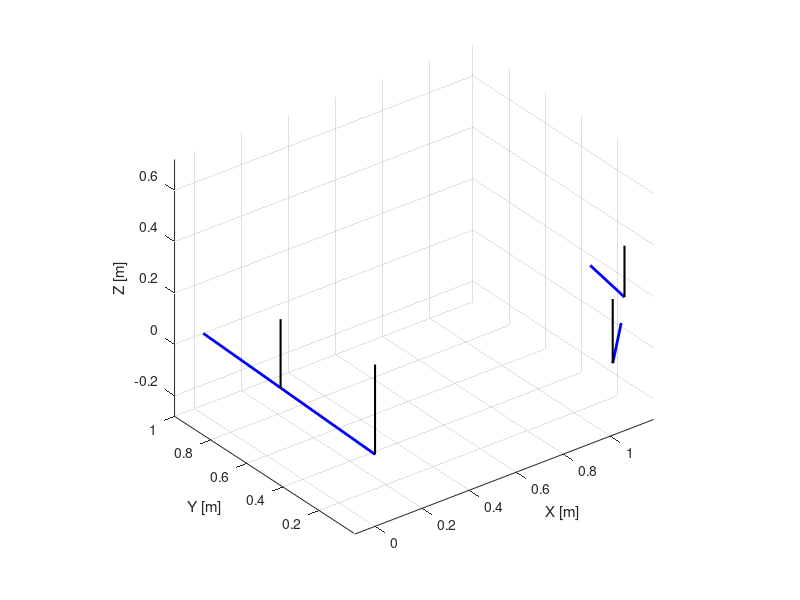

The MATLAB script that drew this image:
function drawAircraftFromAVL()
    % Função para desenhar a aeronave com base no arquivo AVL
    
    % Definir parâmetros para cada superfície e seção
    surfaces = {
        'Wing',   [0 0 0], 1.0;    % Asa
        'HTail',  [1.060 0.000 0.240], 0.8;  % Estabilizador horizontal (HTail)
        'VTail',  [1.010 0.000 0.000], 0.6;  % Estabilizador vertical (VTail)
    };
    
    figure;
    hold on;
    grid on;
    xlabel('X [m]');
    ylabel('Y [m]');
    zlabel('Z [m]');
    axis equal;
    view(3); % Visão em 3D

    % Loop para desenhar cada superfície
    for i = 1:size(surfaces, 1)
        surfaceName = surfaces{i, 1};
        translate = surfaces{i, 2};
        scale = surfaces{i, 3};
        
        % Desenha a superfície com as seções correspondentes
        drawSurface(surfaceName, translate, scale);
    end

    hold off;
end

function drawSurface(surfaceName, translation, scale)
    % Função para desenhar cada superfície com base nas seções e perfis
    
    % Definir algumas seções básicas para cada superfície
    % Aqui usamos valores fictícios como exemplo, as seções reais vêm do arquivo
    if strcmp(surfaceName, 'Wing')
        sections = [
            0.0000, 0.0000, 0.0000, 0.3500;  % [X, Y, Z, Corda]
            0.0206, 0.5500, 0.0000, 0.2675;
            0.0375, 1.0000, 0.0000, 0.2000
        ];
    elseif strcmp(surfaceName, 'HTail')
        sections = [
            0.0000, 0.0000, 0.0000, 0.2000;
            0.0480, 0.3000, 0.0000, 0.1200
        ];
    elseif strcmp(surfaceName, 'VTail')
        sections = [
            0.0000, 0.0000, 0.0000, 0.2500;
            0.0600, 0.0000, 0.2400, 0.1500
        ];
    else
        sections = [];
    end
    
    % Ajusta as seções com base na escala e translação
    sections(:, 1:3) = sections(:, 1:3) * scale + translation;
    
    % Desenhar as seções como asas
    for i = 1:size(sections, 1) - 1
        p1 = sections(i, 1:3);     % Ponto inicial da seção
        p2 = sections(i + 1, 1:3); % Ponto final da seção
        plot3([p1(1), p2(1)], [p1(2), p2(2)], [p1(3), p2(3)], 'b-', 'LineWidth', 2);
        
        % Desenhar corda (relação com dimensão da superfície)
        plot3([p1(1), p1(1)], [p1(2), p1(2)], [p1(3), p1(3) + sections(i, 4)], 'k-', 'LineWidth', 1.5);
    end
end
